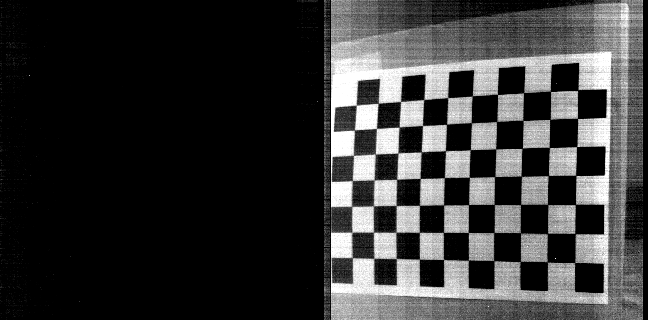
#> input picture EpipolarCalibCode/checkerboardIms/0003.png, 648 x 320 px, given in place of 0000.png, which was not available
$ python calibrateCamera.py
#> lines starting #> are read from the running program, lines starting #| are printed output that depends on the picture; pictures that were not available may be replaced by others from this repository, and a replacement may not be noted

# coding: utf-8

# In[5]:


from os import listdir
from os.path import isfile, join
import numpy as np
import cv2
import scipy.io as sio
from matplotlib import pyplot as plt
import shutil
import glob
folderName = "checkerboardIms"

#Useful parameters for calibration
numberPose = 30
posesToTry = np.ones((numberPose,1));
#use to prune poses, minus 1 to pose number, cuz python indexing
#posesToTry[[1, 22, 24, 16,7, 19]]= 0;
#width,height = (1563,1043)
width,height = (324,320)
lengths = 24.2
chessH,chessW = (7,10)

criteria = (cv2.TERM_CRITERIA_EPS + cv2.TERM_CRITERIA_MAX_ITER, 100000, 1e-6)


camCriteria = (cv2.TERM_CRITERIA_EPS + cv2.TERM_CRITERIA_MAX_ITER, 100000, 1e-10)
calibFlags =   cv2.CALIB_RATIONAL_MODEL #False cv2.CALIB_ZERO_TANGENT_DIST + cv2.CALIB_FIX_K1+ cv2.CALIB_FIX_K2+ cv2.CALIB_FIX_K3+ cv2.CALIB_FIX_K4+ cv2.CALIB_FIX_K5+ cv2.CALIB_FIX_K6

objp = np.zeros((chessH*chessW,3), np.float32)
objp[:,:2] = np.mgrid[0:chessH,0:chessW].T.reshape(-1,2)
objp = objp * lengths;


# Arrays to store object points and image points from all the images.
objpoints = [] # 3d point in real world space
imgpoints = [] # 2d points in image plane.
projpoints = []


for folderNo in range(0,numberPose):
    gray = cv2.imread("%s/%04d.png" % (folderName, folderNo), cv2.IMREAD_GRAYSCALE)
#> gray is the input picture: shape (320, 648); min 0, max 255, mean 53.8

    gray = gray[:,324:]
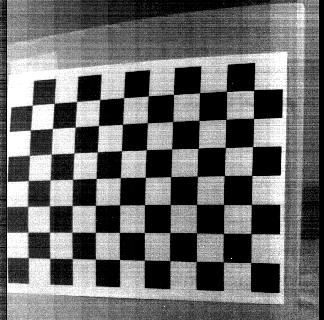
#> gray: shape (320, 324); min 0, max 255, mean 107.3

	#dst = cv2.undistort(gray, data['cameraMatrix1'], data['distCoeffs1'], None, newcameramtx)
    ret, corners = cv2.findChessboardCorners(gray, (chessH,chessW),flags = cv2.CALIB_CB_ADAPTIVE_THRESH)
#> ret = True; corners = 70 rows, first 8: [28.32, 257.5], [28.13, 232.5], [27.72, 206.4], [28.36, 180.6], [29.37, 155.5], [30.37, 130.1], [32.29, 105.2], [49.76, 258.4]


    if (ret == True) & (posesToTry[folderNo] == 1):
        objpoints.append(objp)


        corners2 = cv2.cornerSubPix(gray,corners,(3,3),(-1,-1),criteria)
#> corners2 = 70 rows, first 8: [28.28, 257.5], [27.96, 232.4], [27.68, 206.4], [28.27, 180.5], [29.36, 155.3], [30.28, 130.2], [32.25, 105.2], [49.7, 258.5]

        imgpoints.append(corners2)
#> pass 2 of the loop `for folderNo in range(0,numberPose):`:
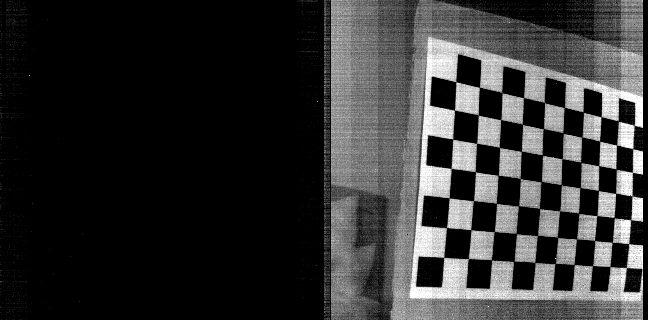
#> input picture EpipolarCalibCode/checkerboardIms/0007.png, 648 x 320 px, given in place of 0001.png, which was not available
#> gray is the input picture: shape (320, 648); min 0, max 255, mean 49.9
#> `gray = gray[:,324:]`:
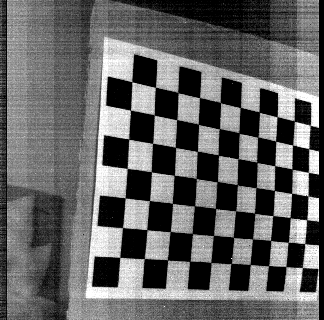
#> gray: shape (320, 324); min 0, max 255, mean 99.5
#> corners = 70 rows, first 8: [119.8, 257.5], [122.5, 227.5], [125.3, 197.9], [127.2, 168.4], [128.7, 139.2], [130.3, 110.2], [131.9, 81.8], [144.4, 258.5]
#> corners2 = 70 rows, first 8: [119.8, 257.4], [122.5, 227.5], [125.3, 197.9], [127.1, 168.4], [128.7, 139.1], [130.3, 110.1], [131.8, 81.75], [144.4, 258.5]
#> (the run stopped early here; a loop or call above may not have finished)
